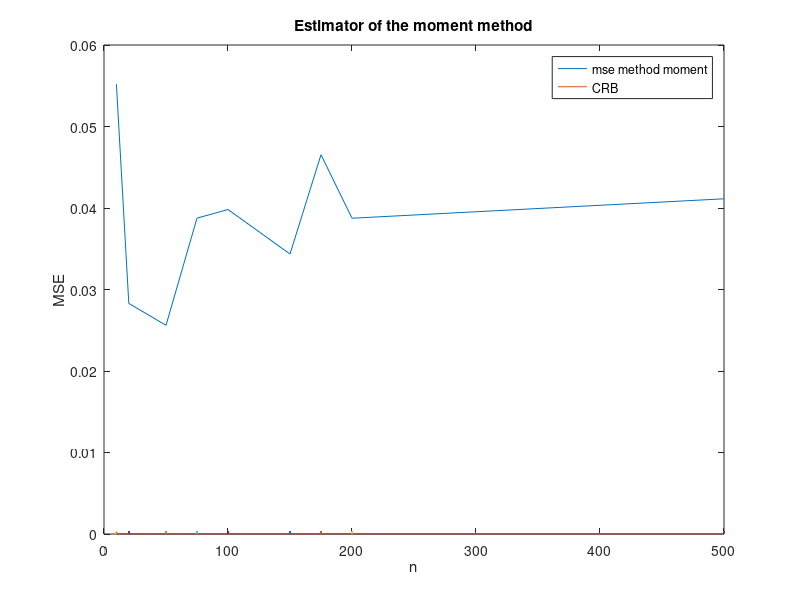
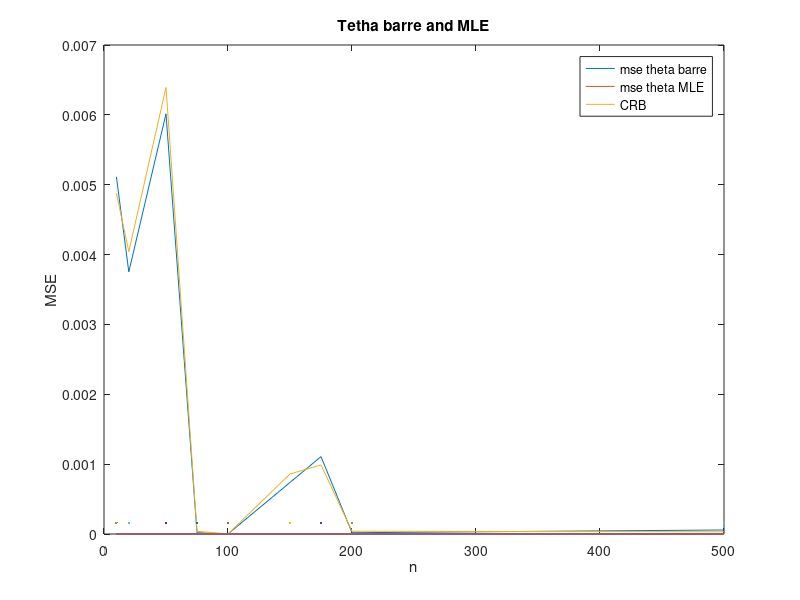

Reproduce these figures in MATLAB, in order. (Note: this script raises an error after producing the figures.)
%Simulations and Numerical Applications
% 1- Simulate a n-sample with p=2 and theta=0.4
theta=0.4;

scale= 1/theta; %in matlab we give the inverse of the scale parameter of the gamma distribution
shape = 2; %p

n=100;%size of the sample
%the sample simulated with the gamma distribution and store them in an array
sample_n=gamrnd(shape,scale,n,1);

% 2- Estimation of the 3 estimators
Xn_barre=mean(sample_n);

theta_moment= 1/Xn_barre;%1/Xn_barre
theta_barre=((2*n-1)/n)*(1/Xn_barre); % (2n-1)/n *1/Xn_barre
theta_MLE=2/Xn_barre; %2/Xn_barre

% 3- Monte-Carlo simulations
monteCarloSim_n=[10;20;50;75;100;150;175;200;500];
sizeTest=length(monteCarloSim_n);
theta_moment_all = zeros(sizeTest);
theta_barre_all= zeros(sizeTest);
theta_MLE_all= zeros(sizeTest);
CRB_all=zeros(sizeTest);

mse_theta_moment=zeros(sizeTest);
mse_theta_barre=zeros(sizeTest);
mse_theta_MLE=zeros(sizeTest);

for i=1:sizeTest
sample_n=gamrnd(shape,scale,monteCarloSim_n(i),1);
Xn_barre=mean(sample_n);

theta_moment_all(i)= 1/Xn_barre;
mse_theta_moment(i)=(theta_moment_all(i)-theta)^2;

theta_barre_all(i)=((2*n-1)/n)*(1/Xn_barre);
mse_theta_barre(i)=(theta_barre_all(i)-theta)^2;

theta_MLE_all(i)=2/Xn_barre;
mse_theta_MLE(i)=(theta_MLE_all(i)-theta)^2;

%fisher information and CRB
FIM_1=2/theta^2;
CRB_all=1/(monteCarloSim_n(i)*FIM_1);
end


figure(1);
plot(monteCarloSim_n,mse_theta_moment,monteCarloSim_n,CRB_all);
title('Estimator of the moment method');
xlabel('n');
ylabel('MSE');
legend('mse method moment','CRB');


figure(2);
plot(monteCarloSim_n,mse_theta_barre,monteCarloSim_n,mse_theta_MLE,monteCarloSim_n,CRB_all);
title('Tetha barre and MLE');
xlabel('n');
ylabel('MSE');
legend('mse theta barre','mse theta MLE','CRB');

figure(3);
plot(monteCarloSim_n,mse_thetha_moment,monteCarloSim_n,mse_theta_barre,monteCarloSim_n,mse_theta_MLE,monteCarloSim_n,CRB_all);
title('All estimators ');
xlabel('n');
ylabel('MSEs');
legend('mse theta moment','mse theta barre','mse theta MLE','CRB');

% 5- Hypothesis testing
theta_0=0.45;
alpha=0.05;
n=500;